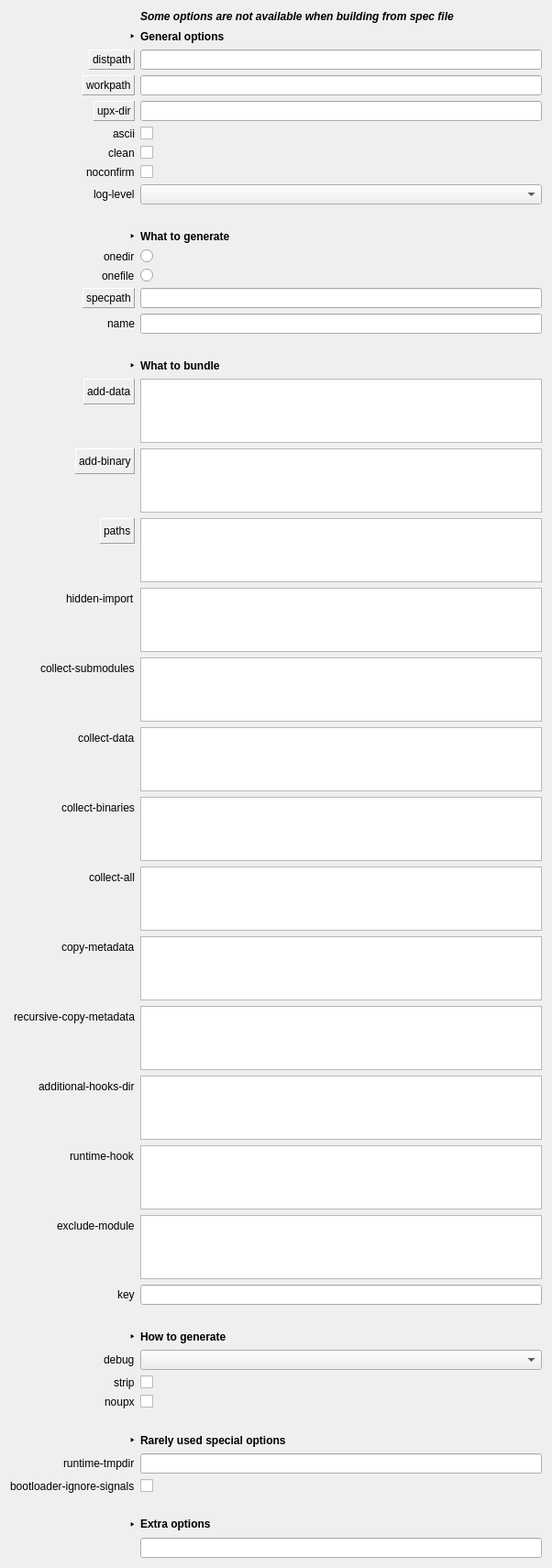
              <widget class="QWidget" name="scrollAreaWidgetContents_5">
               <property name="geometry">
                <rect>
                 <x>0</x>
                 <y>0</y>
                 <width>602</width>
                 <height>1684</height>
                </rect>
               </property>
               <layout class="QGridLayout" name="gridLayout_24">
                <item row="1" column="0">
                 <layout class="QFormLayout" name="formLayout_5">
                  <property name="fieldGrowthPolicy">
                   <enum>QFormLayout::AllNonFixedFieldsGrow</enum>
                  </property>
                  <property name="labelAlignment">
                   <set>Qt::AlignRight|Qt::AlignTrailing|Qt::AlignVCenter</set>
                  </property>
                  <item row="1" column="0">
                   <widget class="QLabel" name="label_100">
                    <property name="font">
                     <font>
                      <weight>75</weight>
                      <bold>true</bold>
                     </font>
                    </property>
                    <property name="text">
                     <string>‣</string>
                    </property>
                   </widget>
                  </item>
                  <item row="1" column="1">
                   <widget class="QLabel" name="label_7">
                    <property name="font">
                     <font>
                      <weight>75</weight>
                      <bold>true</bold>
                     </font>
                    </property>
                    <property name="text">
                     <string>General options</string>
                    </property>
                   </widget>
                  </item>
                  <item row="2" column="0">
                   <widget class="QLabel" name="lblDistPath">
                    <property name="frameShape">
                     <enum>QFrame::Panel</enum>
                    </property>
                    <property name="frameShadow">
                     <enum>QFrame::Raised</enum>
                    </property>
                    <property name="text">
                     <string>distpath</string>
                    </property>
                   </widget>
                  </item>
                  <item row="2" column="1">
                   <widget class="QLineEdit" name="txtDistPath"/>
                  </item>
                  <item row="3" column="0">
                   <widget class="QLabel" name="lblWorkPath">
                    <property name="frameShape">
                     <enum>QFrame::Panel</enum>
                    </property>
                    <property name="frameShadow">
                     <enum>QFrame::Raised</enum>
                    </property>
                    <property name="text">
                     <string>workpath</string>
                    </property>
                   </widget>
                  </item>
                  <item row="3" column="1">
                   <widget class="QLineEdit" name="txtWorkPath"/>
                  </item>
                  <item row="4" column="0">
                   <widget class="QLabel" name="lblUPXDir">
                    <property name="frameShape">
                     <enum>QFrame::Panel</enum>
                    </property>
                    <property name="frameShadow">
                     <enum>QFrame::Raised</enum>
                    </property>
                    <property name="text">
                     <string>upx-dir</string>
                    </property>
                   </widget>
                  </item>
                  <item row="4" column="1">
                   <widget class="QLineEdit" name="txtUPXDir"/>
                  </item>
                  <item row="5" column="0">
                   <widget class="QLabel" name="lblAscii">
                    <property name="text">
                     <string>ascii</string>
                    </property>
                   </widget>
                  </item>
                  <item row="5" column="1">
                   <widget class="QCheckBox" name="chkAscii">
                    <property name="text">
                     <string/>
                    </property>
                   </widget>
                  </item>
                  <item row="6" column="0">
                   <widget class="QLabel" name="lblClean">
                    <property name="text">
                     <string>clean</string>
                    </property>
                   </widget>
                  </item>
                  <item row="6" column="1">
                   <widget class="QCheckBox" name="chkClean">
                    <property name="text">
                     <string/>
                    </property>
                   </widget>
                  </item>
                  <item row="7" column="0">
                   <widget class="QLabel" name="lblNoConfirm">
                    <property name="text">
                     <string>noconfirm</string>
                    </property>
                   </widget>
                  </item>
                  <item row="7" column="1">
                   <widget class="QCheckBox" name="chkNoConfirm">
                    <property name="text">
                     <string/>
                    </property>
                   </widget>
                  </item>
                  <item row="8" column="0">
                   <widget class="QLabel" name="lblLogLevel">
                    <property name="text">
                     <string>log-level</string>
                    </property>
                   </widget>
                  </item>
                  <item row="8" column="1">
                   <widget class="QComboBox" name="cbxLogLevel"/>
                  </item>
                  <item row="9" column="1">
                   <widget class="QLabel" name="label_99">
                    <property name="text">
                     <string/>
                    </property>
                   </widget>
                  </item>
                  <item row="10" column="0">
                   <widget class="QLabel" name="label_101">
                    <property name="font">
                     <font>
                      <weight>75</weight>
                      <bold>true</bold>
                     </font>
                    </property>
                    <property name="text">
                     <string>‣</string>
                    </property>
                   </widget>
                  </item>
                  <item row="10" column="1">
                   <widget class="QLabel" name="label_60">
                    <property name="font">
                     <font>
                      <weight>75</weight>
                      <bold>true</bold>
                     </font>
                    </property>
                    <property name="text">
                     <string>What to generate</string>
                    </property>
                   </widget>
                  </item>
                  <item row="11" column="0">
                   <widget class="QLabel" name="lblOneDir">
                    <property name="text">
                     <string>onedir</string>
                    </property>
                   </widget>
                  </item>
                  <item row="11" column="1">
                   <widget class="QRadioButton" name="chkOneDir">
                    <property name="text">
                     <string/>
                    </property>
                   </widget>
                  </item>
                  <item row="12" column="0">
                   <widget class="QLabel" name="lblOneFile">
                    <property name="text">
                     <string>onefile</string>
                    </property>
                   </widget>
                  </item>
                  <item row="12" column="1">
                   <widget class="QRadioButton" name="chkOneFile">
                    <property name="text">
                     <string/>
                    </property>
                   </widget>
                  </item>
                  <item row="13" column="0">
                   <widget class="QLabel" name="lblSpecPath">
                    <property name="frameShape">
                     <enum>QFrame::Panel</enum>
                    </property>
                    <property name="frameShadow">
                     <enum>QFrame::Raised</enum>
                    </property>
                    <property name="text">
                     <string>specpath</string>
                    </property>
                   </widget>
                  </item>
                  <item row="13" column="1">
                   <widget class="QLineEdit" name="txtSpecPath"/>
                  </item>
                  <item row="14" column="0">
                   <widget class="QLabel" name="lblName">
                    <property name="text">
                     <string>name</string>
                    </property>
                   </widget>
                  </item>
                  <item row="14" column="1">
                   <widget class="QLineEdit" name="txtName"/>
                  </item>
                  <item row="15" column="1">
                   <widget class="QLabel" name="label_96">
                    <property name="text">
                     <string/>
                    </property>
                   </widget>
                  </item>
                  <item row="16" column="0">
                   <widget class="QLabel" name="label_102">
                    <property name="font">
                     <font>
                      <weight>75</weight>
                      <bold>true</bold>
                     </font>
                    </property>
                    <property name="text">
                     <string>‣</string>
                    </property>
                   </widget>
                  </item>
                  <item row="16" column="1">
                   <widget class="QLabel" name="label_70">
                    <property name="font">
                     <font>
                      <weight>75</weight>
                      <bold>true</bold>
                     </font>
                    </property>
                    <property name="text">
                     <string>What to bundle</string>
                    </property>
                   </widget>
                  </item>
                  <item row="17" column="0">
                   <widget class="QLabel" name="lblAddData">
                    <property name="font">
                     <font>
                      <weight>50</weight>
                      <italic>false</italic>
                      <bold>false</bold>
                     </font>
                    </property>
                    <property name="frameShape">
                     <enum>QFrame::Panel</enum>
                    </property>
                    <property name="frameShadow">
                     <enum>QFrame::Raised</enum>
                    </property>
                    <property name="text">
                     <string>add-data</string>
                    </property>
                   </widget>
                  </item>
                  <item row="17" column="1">
                   <widget class="QListWidget" name="lstAddData"/>
                  </item>
                  <item row="18" column="0">
                   <widget class="QLabel" name="lblAddBinary">
                    <property name="frameShape">
                     <enum>QFrame::Panel</enum>
                    </property>
                    <property name="frameShadow">
                     <enum>QFrame::Raised</enum>
                    </property>
                    <property name="text">
                     <string>add-binary</string>
                    </property>
                   </widget>
                  </item>
                  <item row="18" column="1">
                   <widget class="QListWidget" name="lstAddBinary"/>
                  </item>
                  <item row="19" column="0">
                   <widget class="QLabel" name="lblPaths">
                    <property name="frameShape">
                     <enum>QFrame::Panel</enum>
                    </property>
                    <property name="frameShadow">
                     <enum>QFrame::Raised</enum>
                    </property>
                    <property name="text">
                     <string>paths</string>
                    </property>
                   </widget>
                  </item>
                  <item row="19" column="1">
                   <widget class="QListWidget" name="lstPaths"/>
                  </item>
                  <item row="20" column="0">
                   <widget class="QLabel" name="lblHiddenImport">
                    <property name="text">
                     <string>hidden-import</string>
                    </property>
                   </widget>
                  </item>
                  <item row="20" column="1">
                   <widget class="QListWidget" name="lstHiddenImport"/>
                  </item>
                  <item row="21" column="0">
                   <widget class="QLabel" name="lblCollectSubmodules">
                    <property name="text">
                     <string>collect-submodules</string>
                    </property>
                   </widget>
                  </item>
                  <item row="21" column="1">
                   <widget class="QListWidget" name="lstCollectSubmodules"/>
                  </item>
                  <item row="22" column="0">
                   <widget class="QLabel" name="lblCollectData">
                    <property name="text">
                     <string>collect-data</string>
                    </property>
                   </widget>
                  </item>
                  <item row="22" column="1">
                   <widget class="QListWidget" name="lstCollectData"/>
                  </item>
                  <item row="23" column="0">
                   <widget class="QLabel" name="lblCollectBinaries">
                    <property name="text">
                     <string>collect-binaries</string>
                    </property>
                   </widget>
                  </item>
                  <item row="23" column="1">
                   <widget class="QListWidget" name="lstCollectBinaries"/>
                  </item>
                  <item row="24" column="0">
                   <widget class="QLabel" name="lblCollectAll">
                    <property name="text">
                     <string>collect-all</string>
                    </property>
                   </widget>
                  </item>
                  <item row="24" column="1">
                   <widget class="QListWidget" name="lstCollectAll"/>
                  </item>
                  <item row="25" column="0">
                   <widget class="QLabel" name="lblCopyMetadata">
                    <property name="text">
                     <string>copy-metadata</string>
                    </property>
                   </widget>
                  </item>
                  <item row="25" column="1">
                   <widget class="QListWidget" name="lstCopyMetadata"/>
                  </item>
                  <item row="26" column="0">
                   <widget class="QLabel" name="lblRecursiveCopyMetadata">
                    <property name="text">
                     <string>recursive-copy-metadata</string>
                    </property>
                   </widget>
                  </item>
                  <item row="26" column="1">
                   <widget class="QListWidget" name="lstRecursiveCopyMetadata"/>
                  </item>
                  <item row="27" column="0">
                   <widget class="QLabel" name="lblAdditionalHooksDir">
                    <property name="text">
                     <string>additional-hooks-dir</string>
                    </property>
                   </widget>
                  </item>
                  <item row="27" column="1">
                   <widget class="QListWidget" name="lstAdditionalHooksDir"/>
                  </item>
                  <item row="28" column="0">
                   <widget class="QLabel" name="lblRuntimeHook">
                    <property name="text">
                     <string>runtime-hook</string>
                    </property>
                   </widget>
                  </item>
                  <item row="28" column="1">
                   <widget class="QListWidget" name="lstRuntimeHook"/>
                  </item>
                  <item row="29" column="0">
                   <widget class="QLabel" name="lblExcludeModule">
                    <property name="text">
                     <string>exclude-module</string>
                    </property>
                   </widget>
                  </item>
                  <item row="29" column="1">
                   <widget class="QListWidget" name="lstExcludeModule"/>
                  </item>
                  <item row="30" column="0">
                   <widget class="QLabel" name="lblKey">
                    <property name="text">
                     <string>key</string>
                    </property>
                   </widget>
                  </item>
                  <item row="30" column="1">
                   <widget class="QLineEdit" name="txtKey"/>
                  </item>
                  <item row="31" column="1">
                   <widget class="QLabel" name="label_95">
                    <property name="text">
                     <string/>
                    </property>
                   </widget>
                  </item>
                  <item row="32" column="0">
                   <widget class="QLabel" name="label_103">
                    <property name="font">
                     <font>
                      <weight>75</weight>
                      <bold>true</bold>
                     </font>
                    </property>
                    <property name="text">
                     <string>‣</string>
                    </property>
                   </widget>
                  </item>
                  <item row="32" column="1">
                   <widget class="QLabel" name="label_77">
                    <property name="font">
                     <font>
                      <weight>75</weight>
                      <bold>true</bold>
                     </font>
                    </property>
                    <property name="text">
                     <string>How to generate</string>
                    </property>
                   </widget>
                  </item>
                  <item row="33" column="0">
                   <widget class="QLabel" name="lblDebug">
                    <property name="text">
                     <string>debug</string>
                    </property>
                   </widget>
                  </item>
                  <item row="33" column="1">
                   <widget class="QComboBox" name="cbxDebug"/>
                  </item>
                  <item row="34" column="0">
                   <widget class="QLabel" name="lblStrip">
                    <property name="text">
                     <string>strip</string>
                    </property>
                   </widget>
                  </item>
                  <item row="34" column="1">
                   <widget class="QCheckBox" name="chkStrip">
                    <property name="text">
                     <string/>
                    </property>
                   </widget>
                  </item>
                  <item row="35" column="0">
                   <widget class="QLabel" name="lblNoUPX">
                    <property name="text">
                     <string>noupx</string>
                    </property>
                   </widget>
                  </item>
                  <item row="35" column="1">
                   <widget class="QCheckBox" name="chkNoUPX">
                    <property name="text">
                     <string/>
                    </property>
                   </widget>
                  </item>
                  <item row="36" column="1">
                   <widget class="QLabel" name="label_94">
                    <property name="text">
                     <string/>
                    </property>
                   </widget>
                  </item>
                  <item row="37" column="0">
                   <widget class="QLabel" name="label_104">
                    <property name="font">
                     <font>
                      <weight>75</weight>
                      <bold>true</bold>
                     </font>
                    </property>
                    <property name="text">
                     <string>‣</string>
                    </property>
                   </widget>
                  </item>
                  <item row="37" column="1">
                   <widget class="QLabel" name="label_81">
                    <property name="font">
                     <font>
                      <weight>75</weight>
                      <bold>true</bold>
                     </font>
                    </property>
                    <property name="text">
                     <string>Rarely used special options</string>
                    </property>
                   </widget>
                  </item>
                  <item row="38" column="0">
                   <widget class="QLabel" name="lblRuntimeTmpDir">
                    <property name="text">
                     <string>runtime-tmpdir</string>
                    </property>
                   </widget>
                  </item>
                  <item row="38" column="1">
                   <widget class="QLineEdit" name="txtRuntimeTmpDir"/>
                  </item>
                  <item row="39" column="0">
                   <widget class="QLabel" name="lblBootloaderIgnoreSignals">
                    <property name="text">
                     <string>bootloader-ignore-signals</string>
                    </property>
                   </widget>
                  </item>
                  <item row="39" column="1">
                   <widget class="QCheckBox" name="chkBootloaderIgnoreSignals">
                    <property name="text">
                     <string/>
                    </property>
                   </widget>
                  </item>
                  <item row="41" column="0">
                   <widget class="QLabel" name="label_2">
                    <property name="text">
                     <string>&lt;html&gt;&lt;head/&gt;&lt;body&gt;&lt;p&gt;&lt;span style=&quot; font-weight:600;&quot;&gt;‣&lt;/span&gt;&lt;/p&gt;&lt;/body&gt;&lt;/html&gt;</string>
                    </property>
                   </widget>
                  </item>
                  <item row="41" column="1">
                   <widget class="QLabel" name="label_3">
                    <property name="text">
                     <string>&lt;html&gt;&lt;head/&gt;&lt;body&gt;&lt;p&gt;&lt;span style=&quot; font-weight:600;&quot;&gt;Extra options&lt;/span&gt;&lt;/p&gt;&lt;/body&gt;&lt;/html&gt;</string>
                    </property>
                   </widget>
                  </item>
                  <item row="42" column="1">
                   <widget class="QLineEdit" name="txtExtraOptions"/>
                  </item>
                  <item row="40" column="0">
                   <widget class="QLabel" name="label_4">
                    <property name="text">
                     <string/>
                    </property>
                   </widget>
                  </item>
                  <item row="0" column="0">
                   <widget class="QLabel" name="label_5">
                    <property name="text">
                     <string/>
                    </property>
                    <property name="pixmap">
                     <pixmap>../pix/16x16/Warning.png</pixmap>
                    </property>
                   </widget>
                  </item>
                  <item row="0" column="1">
                   <widget class="QLabel" name="label_6">
                    <property name="text">
                     <string>&lt;html&gt;&lt;head/&gt;&lt;body&gt;&lt;p&gt;&lt;span style=&quot; font-weight:600; font-style:italic;&quot;&gt;Some options are not available when building from spec file&lt;/span&gt;&lt;/p&gt;&lt;/body&gt;&lt;/html&gt;</string>
                    </property>
                   </widget>
                  </item>
                 </layout>
                </item>
               </layout>
              </widget>
